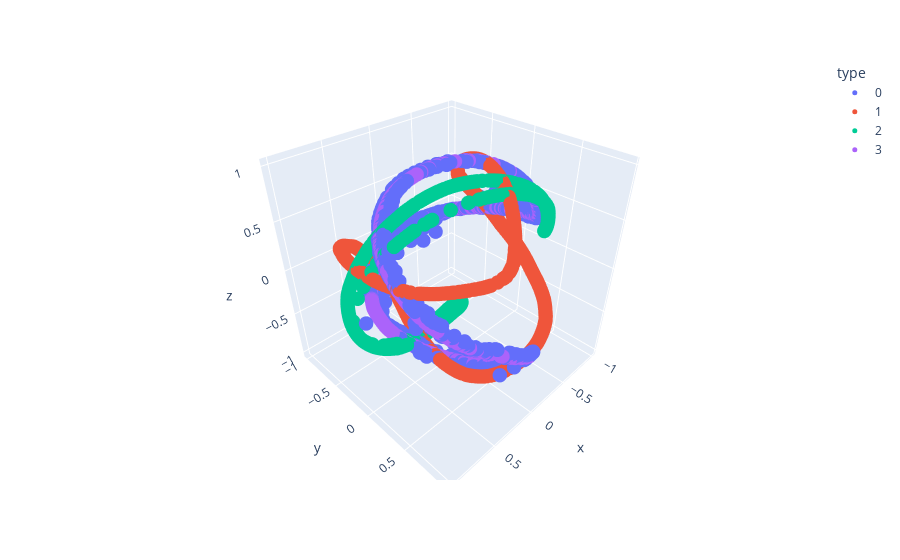

The cell this chart's notebook holds for it:
### Code cell
b=3
points = torch.tensor(pred_points[0])
points = model.comps4[b-1](relu(model.comps3[b-1](relu(model.comps2[b-1](relu(model.comps[b-1](points)))))))
points /= torch.linalg.norm(points, dim=-1, keepdim=True)
new_points = [ptrs.copy() for ptrs in pred_points]
new_points[0] = points.detach()
df = pd.DataFrame(np.concatenate(new_points, axis=0), columns=['x', 'y', 'z'])
df['type'] = sum([[f'{i}']*1000 for i in range(modes+1)], [])
fig = px.scatter_3d(df, x='x', y='y', z='z', color='type')
fig.update_traces(marker={'size': 5})
fig.show()

### Figure 1 — Plotly figure (JSON) as saved in the notebook; plotly's stock layout.template omitted (floating-point values rounded to 4 significant figures; data arrays with more than 128 entries replaced by an {"elided": "..."} marker saying what was removed)
{"data": [{"hovertemplate": "type=0<br>x=%{x}<br>y=%{y}<br>z=%{z}<extra></extra>", "legendgroup": "0", "marker": {"color": "#636efa", "size": 5, "symbol": "circle"}, "mode": "markers", "name": "0", "scene": "scene", "showlegend": true, "type": "scatter3d", "x": {"elided": "1000 float values"}, "y": {"elided": "1000 float values"}, "z": {"elided": "1000 float values"}}, {"hovertemplate": "type=1<br>x=%{x}<br>y=%{y}<br>z=%{z}<extra></extra>", "legendgroup": "1", "marker": {"color": "#EF553B", "size": 5, "symbol": "circle"}, "mode": "markers", "name": "1", "scene": "scene", "showlegend": true, "type": "scatter3d", "x": {"elided": "1000 float values"}, "y": {"elided": "1000 float values"}, "z": {"elided": "1000 float values"}}, {"hovertemplate": "type=2<br>x=%{x}<br>y=%{y}<br>z=%{z}<extra></extra>", "legendgroup": "2", "marker": {"color": "#00cc96", "size": 5, "symbol": "circle"}, "mode": "markers", "name": "2", "scene": "scene", "showlegend": true, "type": "scatter3d", "x": {"elided": "1000 float values"}, "y": {"elided": "1000 float values"}, "z": {"elided": "1000 float values"}}, {"hovertemplate": "type=3<br>x=%{x}<br>y=%{y}<br>z=%{z}<extra></extra>", "legendgroup": "3", "marker": {"color": "#ab63fa", "size": 5, "symbol": "circle"}, "mode": "markers", "name": "3", "scene": "scene", "showlegend": true, "type": "scatter3d", "x": {"elided": "1000 float values"}, "y": {"elided": "1000 float values"}, "z": {"elided": "1000 float values"}}], "layout": {"legend": {"title": {"text": "type"}, "tracegroupgap": 0}, "margin": {"t": 60}, "scene": {"domain": {"x": [0, 1], "y": [0, 1]}, "xaxis": {"title": {"text": "x"}}, "yaxis": {"title": {"text": "y"}}, "zaxis": {"title": {"text": "z"}}}}}
